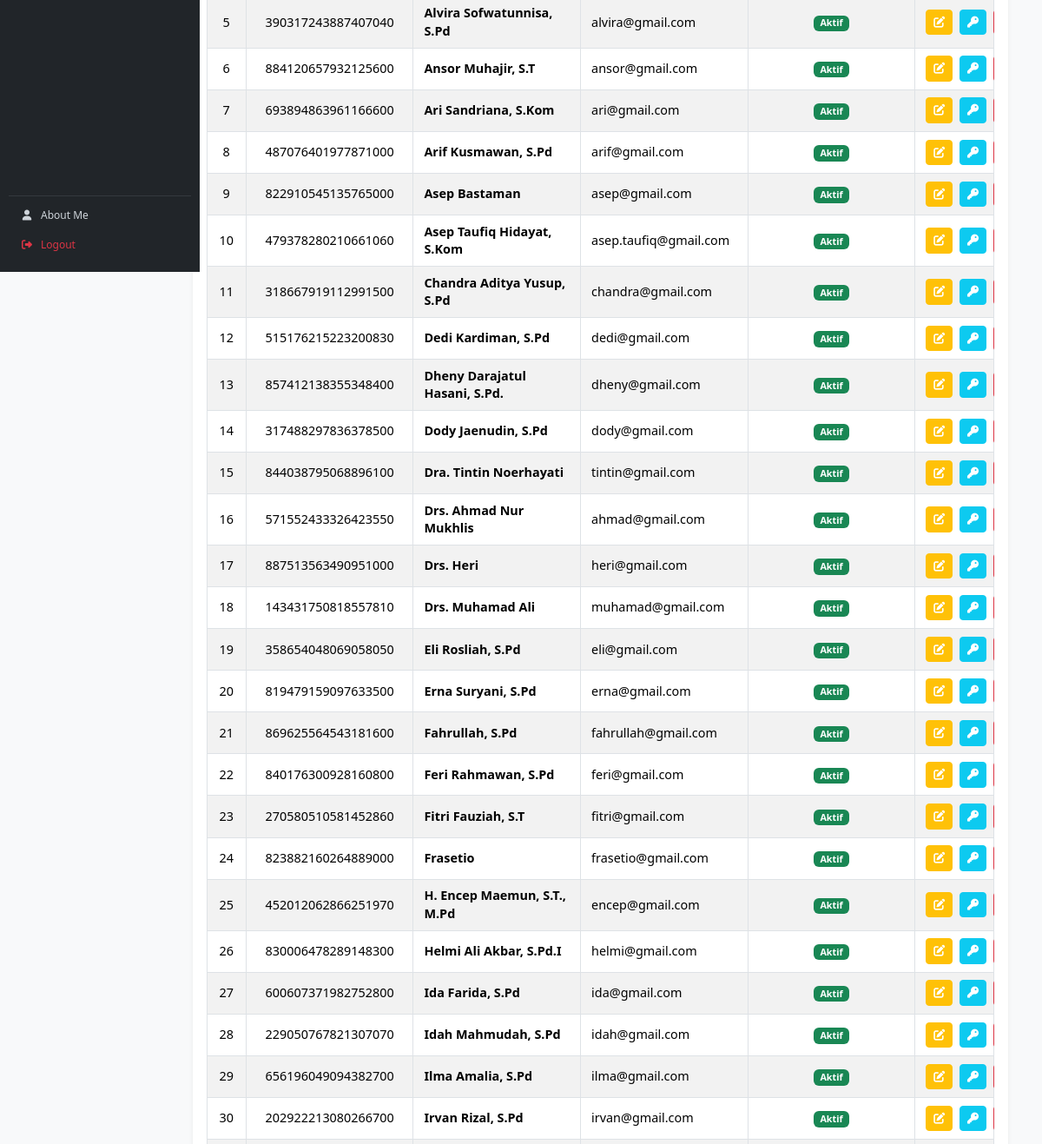
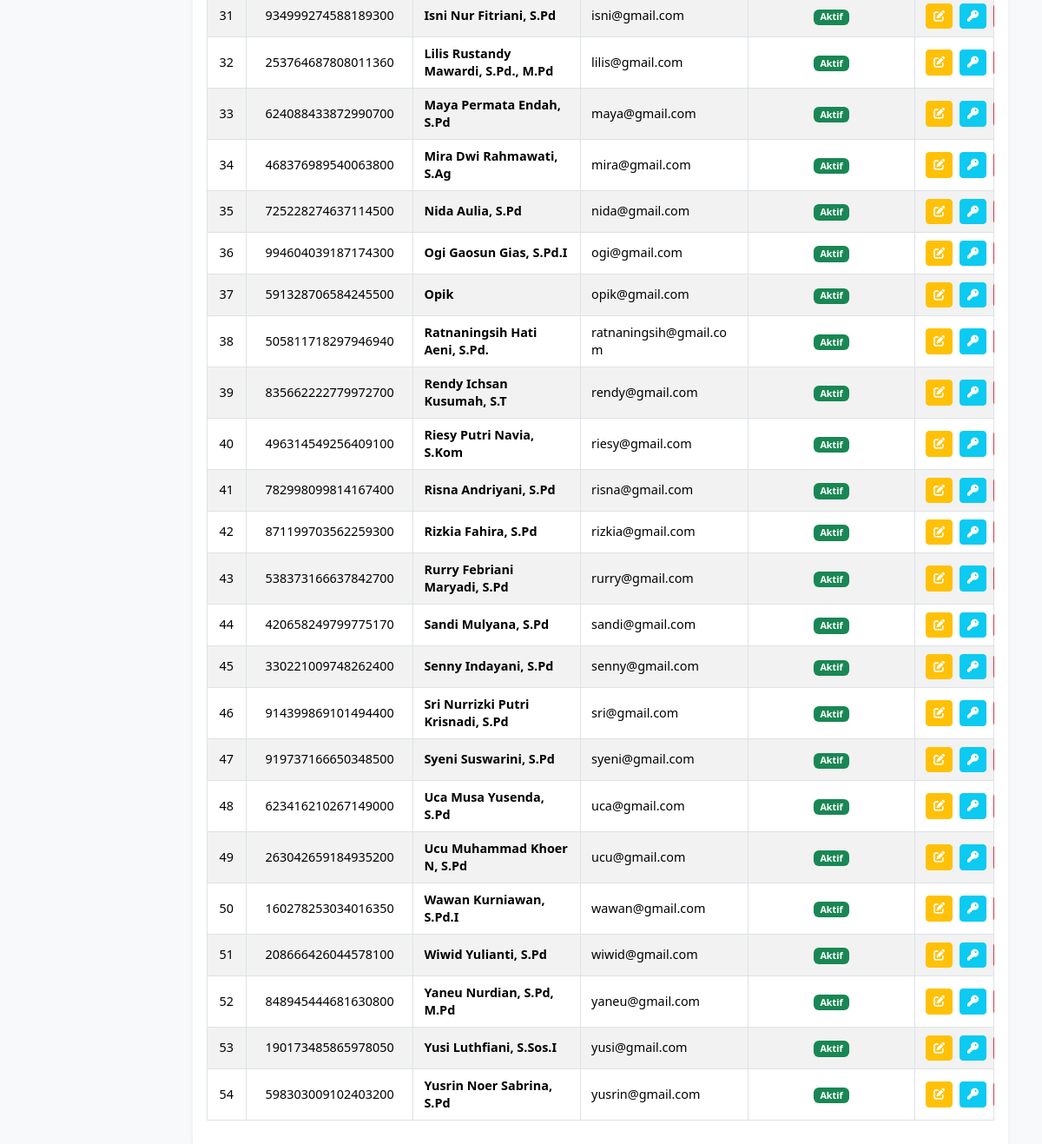
The page /guru/kelola_guru.php (signed in, lower part) on the database as committed earlier (2 pictures, top to bottom).
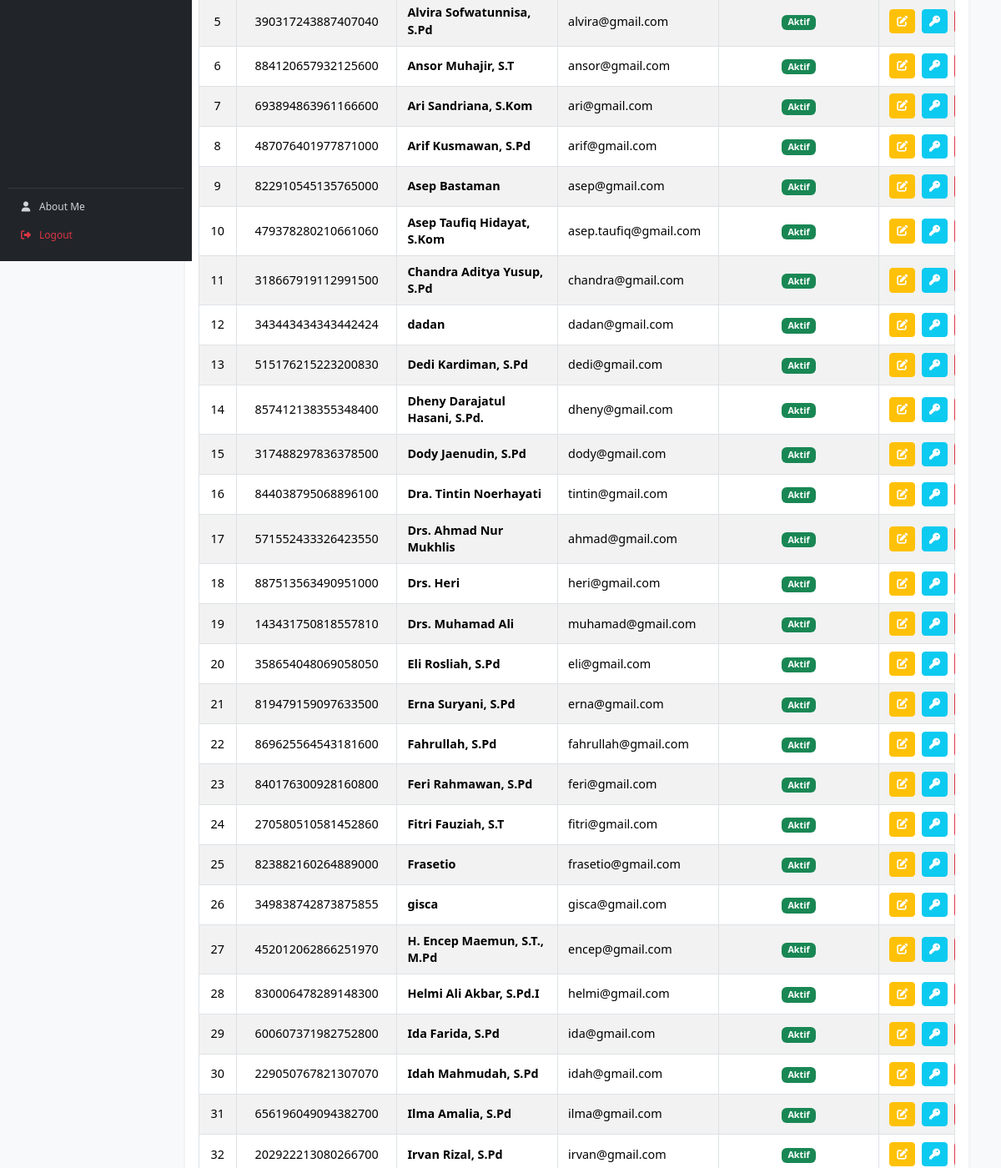
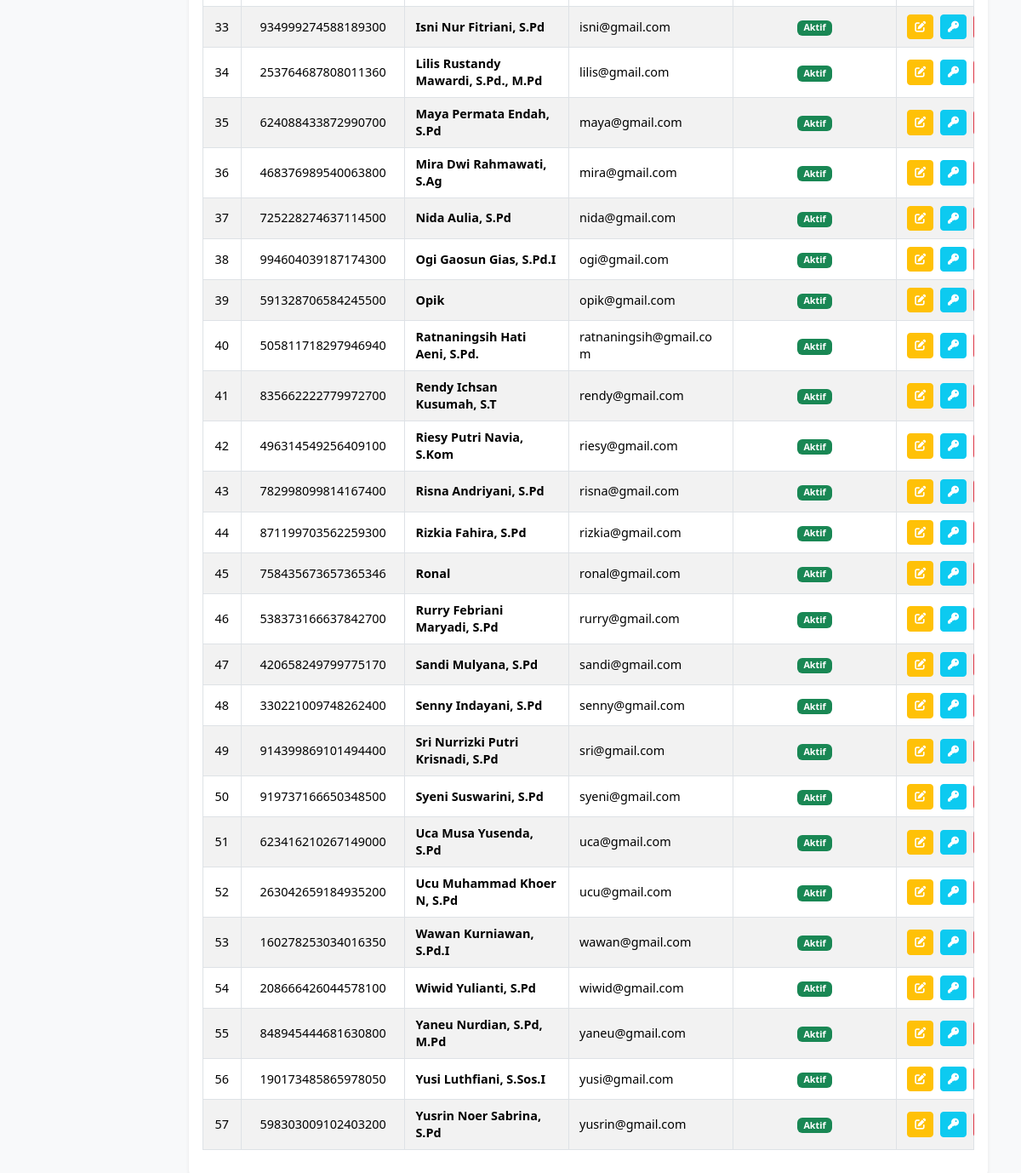
The same page on the database as committed later (2 pictures, top to bottom).
### tables this page shows
CREATE TABLE `t_guru` (
  `id` int(11) NOT NULL,
  `nip` varchar(30) NOT NULL,
  `nama` varchar(150) DEFAULT NULL,
  `email` varchar(150) NOT NULL,
  `status_aktif` tinyint(1) NOT NULL,
  `user_id` int(11) NOT NULL,
  `created_at` timestamp NOT NULL DEFAULT current_timestamp(),
  `updated_at` timestamp NOT NULL DEFAULT current_timestamp()
);

### guru/kelola_guru.php (the view, shortened to what this page needs)
<?php
include '../config/koneksi.php';
$sql = "SELECT * FROM t_guru ORDER BY nama ASC";
$hasil = mysqli_query($koneksi, $sql);
?>
<!DOCTYPE html>
<html lang="id">
<head>
    <link href="https://cdn.jsdelivr.net/npm/bootstrap@5.3.3/dist/css/bootstrap.min.css" rel="stylesheet">
    <link rel="stylesheet" href="https://cdnjs.cloudflare.com/ajax/libs/font-awesome/6.4.0/css/all.min.css">
    <link href="https://cdn.datatables.net/2.3.4/css/dataTables.bootstrap5.min.css" rel="stylesheet">
    <link rel="stylesheet" href="../layout/style.css">
</head>
<body class="bg-light">
<div class="container-fluid">
    <div class="row">
        <?php include '../layout/sidebar.php'; ?>
        <main class="col-md-9 ms-sm-auto col-lg-10 p-4 admin-guru-list">
            <div class="card shadow-sm border-0 rounded-3 mb-5">
                <div class="card-body p-3">
                    <div class="table-responsive">
                        <table id="tabelGuru" class="table table-striped table-bordered table-hover table-sm align-middle w-100" style="font-size: 0.9rem;">
                            <tbody>
                                <?php
                                $no = 1;
                                while ($row = mysqli_fetch_assoc($hasil)) { ?>
                                    <tr>
                                        <td class="text-center"><?= $no++ ?></td>
                                        <td class="text-center"><?= htmlspecialchars($row['nip'] ?? '') ?></td>
                                        <td class="fw-semibold"><?= htmlspecialchars($row['nama'] ?? '') ?></td>
                                        <td><?= htmlspecialchars($row['email'] ?? '') ?></td>
                                        <td class="text-center">
                                            <?php if ($row['status_aktif'] == 1) { ?>
                                                <span class="badge bg-success">Aktif</span>
                                            <?php } else { ?>
                                                <span class="badge bg-secondary">Nonaktif</span>
                                            <?php } ?>
                                        </td>
                                        <td class="text-center text-nowrap action-column">
                                            <a href="edit_guru.php?id=<?= urlencode($row['id']) ?>"
                                               class="btn btn-warning btn-sm text-white px-2 py-1" title="Edit" aria-label="Edit guru">
                                                <i class="fa-solid fa-pen-to-square" aria-hidden="true"></i>
                                            </a>
                                            <a href="reset_password_guru.php?id=<?= urlencode($row['id']) ?>"
                                               class="btn btn-info btn-sm text-white px-2 py-1" title="Reset Password" aria-label="Reset password guru">
                                                <i class="fa-solid fa-key" aria-hidden="true"></i>
                                            </a>
                                        </td>
                                    </tr>
                                <?php } ?>
                            </tbody>
                        </table>
                    </div>
                </div>
            </div>
        </main>
    </div>
</div>
</body>
</html>

Rows that differ between the two databases and show on the page:
added t_guru: nip "343443434343442424", nama "dadan", email "dadan@gmail.com", status_aktif "Aktif"
added t_guru: nip "349838742873875855", nama "gisca", email "gisca@gmail.com", status_aktif "Aktif"
added t_guru: nip "758435673657365346", nama "Ronal", email "ronal@gmail.com", status_aktif "Aktif"
